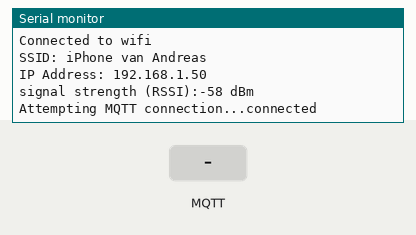
A sketch run on a simulated Arduino MKR. Shown: the last lines printed to the serial monitor. The test bench sets the inputs (shaded band). WiFi joins after 1.5 s; servers stay silent unless stated; no MQTT or app messages arrive unless stated.

Above: at 12.7 s.
12.8 s: MQTT message "1" arrives on the first subscribed topic
At 14.0 s:
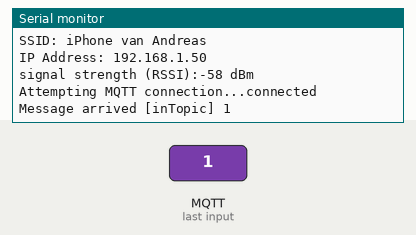
14.3 s: MQTT message "on" arrives on the first subscribed topic
At 15.2 s:
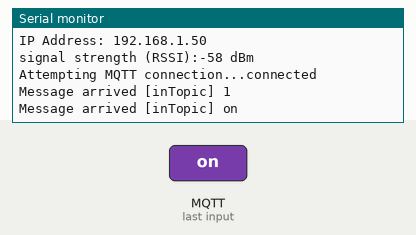
15.8 s: MQTT message "off" arrives on the first subscribed topic
At 16.3 s:
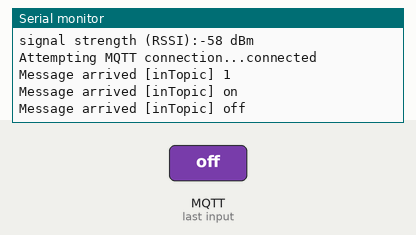

The sketch:

light_temperature_control.ino
```cpp
#include <SPI.h>
#include <WiFiNINA.h>
#include <PubSubClient.h>
///////please enter your sensitive data in the Secret tab/arduino_secrets.h
char ssid[] = "iPhone van Andreas";        // your network SSID (name)
char pass[] = "Poekkie2011";    // your network password (use for WPA, or use as key for WEP)
int keyIndex = 0;            // your network key Index number (needed only for WEP)

int status = WL_IDLE_STATUS;
// if you don't want to use DNS (and reduce your sketch size)
// use the numeric IP instead of the name for the server:
//IPAddress server(74,125,232,128);  // Als je een MQTT server wilt gebruiken zonder DNS (no DNS)
//char server[] = "broker.emqx.io";    // name address for Cloud MQTT server (using DNS)
//char server[] = "test.mosquitto.org";
//char server[] = "broker.hivemq.com";
char server[] = "public-mqtt-broker.bevywise.com";
int teller = 0;
int messageOntvangen = 0;


WiFiClient clientwifi;
PubSubClient client(clientwifi);


// MQTT Broker Details
//const char* mqttServer = "YOUR_MQTT_SERVER"; // Bijv. "broker.hivemq.com"
//const int mqttPort = 1883;                   // Standaard MQTT poort
//const char* mqttUser = "";                  // Indien nodig
//const char* mqttPassword = "";              // Indien nodig
//const char* mqttClientId = "ArduinoClient";

// Sensor Pins
const int TMP36_PIN = A0;
const int LDR_PIN = A1;

// Actuator Pins
const int MOTOR_ENABLE_PIN = D2;
const int MOTOR_IN1_PIN = D3;
const int MOTOR_IN2_PIN = D4;
const int RGB_RED_PIN = D9;
const int RGB_GREEN_PIN = D10;
const int RGB_BLUE_PIN = D11;


void callback(char* topic, byte* payload, unsigned int length) {
  Serial.print("Message arrived [");
  Serial.print(topic);
  Serial.print("] ");
  for (int i=0;i<length;i++) {
    Serial.print((char)payload[i]);
  }
  Serial.println();
  messageOntvangen++;
}


void reconnect() {
  // Loop until we're reconnected
  while (!client.connected()) {
    Serial.print("Attempting MQTT connection...");
    // Attempt to connect
    if (client.connect("arduinoClient-avl")) {
      Serial.println("connected");
      // Once connected, publish an announcement...
      client.publish("outTopic25","Maarten");

      // ... and resubscribe
      // neem inTopic als topic
      client.subscribe("inTopic");
    } else {
      Serial.print("failed, rc=");
      Serial.print(client.state());
      Serial.println(" try again in 5 seconds");
      // Wait 5 seconds before retrying
      delay(5000);
    }
  }
}

void setup() {
  //Initialize serial and wait for port to open:
  Serial.begin(9600);
  while (!Serial) {
    ; // wait for serial port to connect. Needed for native USB port only
  }

  // check for the presence of the shield:
  if (WiFi.status() == WL_NO_SHIELD) {
    Serial.println("WiFi shield not present");
    // don't continue:
    while (true);
  }

  // attempt to connect to WiFi network:
  while (status != WL_CONNECTED) {
    Serial.print("Attempting to connect to SSID: ");
    Serial.println(ssid);
    // Connect to WPA/WPA2 network. Change this line if using open or WEP network:
    status = WiFi.begin(ssid, pass);

    // wait 10 seconds for connection:
    delay(10000);
  }
  Serial.println("Connected to wifi");
  printWiFiStatus();


  client.setServer(server, 1883);
  client.setCallback(callback);

}

void loop()
{
  if (!client.connected()) {
    reconnect();
  }
  client.loop();
  if(messageOntvangen != 0){
    //Publisht een teller die bijhoudt hoeveel keer een message is ontvangen
    teller++;
    char snum[5];
    itoa(teller, snum, 10);
    client.publish("KDGteller",snum);
    messageOntvangen = 0;
  }
}

void printWiFiStatus() {
  // print the SSID of the network you're attached to:
  Serial.print("SSID: ");
  Serial.println(WiFi.SSID());

  // print your WiFi shield's IP address:
  IPAddress ip = WiFi.localIP();
  Serial.print("IP Address: ");
  Serial.println(ip);

  // print the received signal strength:
  long rssi = WiFi.RSSI();
  Serial.print("signal strength (RSSI):");
  Serial.print(rssi);
  Serial.println(" dBm");
}

/*
// Functie prototypes
void connectToWiFi();
void connectToMQTT();
void publishSensorData();
void setMotorSpeed(int speed);
void setRgbColor(int red, int green, int blue);
float readTemperature();
float readLightLevel();

void setup() {
  Serial.begin(115200);
  connectToWiFi();
  connectToMQTT();

  // Actuator pinnen instellen
  pinMode(MOTOR_ENABLE_PIN, OUTPUT);
  pinMode(MOTOR_IN1_PIN, OUTPUT);
  pinMode(MOTOR_IN2_PIN, OUTPUT);
  pinMode(RGB_RED_PIN, OUTPUT);
  pinMode(RGB_GREEN_PIN, OUTPUT);
  pinMode(RGB_BLUE_PIN, OUTPUT);
}

void loop() {
  if (mqttClient.connected()) {
    mqttClient.loop();
    publishSensorData();
    // Ontvangen berichten verwerken (voor besturing vanaf webapp)
  } else {
    connectToMQTT();
  }
  delay(1000); // Aanpassen naar behoefte
}

void connectToWiFi() {
  Serial.print("Connecting to WiFi...");
  WiFi.begin(ssid, password);
  while (WiFi.status() != WL_CONNECTED) {
    delay(500);
    Serial.print(".");
  }
  Serial.println("\nConnected to WiFi");
  Serial.print("IP address: ");
  Serial.println(WiFi.localIP());
}

void connectToMQTT() {
  mqttClient.setServer(mqttServer, mqttPort);
  mqttClient.setCallback(mqttCallback); // Callback functie voor inkomende berichten

  Serial.print("Connecting to MQTT...");
  while (!mqttClient.connect(mqttClientId, mqttUser, mqttPassword)) { //Gebruikersnaam en wachtwoord indien nodig
    delay(500);
    Serial.print(".");
  }
  Serial.println("\nConnected to MQTT");
  // Abonneer op topics voor actuatorbesturing
  mqttClient.subscribe("kweekkast/ventilator/set");
  mqttClient.subscribe("kweekkast/rgb/set");
}

void mqttCallback(char* topic, byte* payload, unsigned int length) {
  Serial.print("Message arrived [");
  Serial.print(topic);
  Serial.print("] ");
  for (int i = 0; i < length; i++) {
    Serial.print((char)payload[i]);
  }
  Serial.println();

  // Berichten verwerken voor ventilator
  if (strcmp(topic, "kweekkast/ventilator/set") == 0) {
    if (strncmp((char*)payload, "ON", length) == 0) {
      setMotorSpeed(255); // Volle snelheid
      Serial.println("Ventilator AAN");
    } else if (strncmp((char*)payload, "OFF", length) == 0) {
      setMotorSpeed(0);
      Serial.println("Ventilator UIT");
    }
  }

  // Berichten verwerken voor RGB LED
    if (strcmp(topic, "kweekkast/rgb/set") == 0) {
        // Verwacht payload formaat: "R,G,B" (bijv. "255,0,0")
        char r_str[4], g_str[4], b_str[4];
        int r, g, b;
        sscanf((char*)payload, "%[^,],%[^,],%s", r_str, g_str, b_str); // Parseer de string
        r = atoi(r_str);
        g = atoi(g_str);
        b = atoi(b_str);
        setRgbColor(r, g, b);
        Serial.printf("RGB LED: R=%d, G=%d, B=%d\n", r, g, b);
    }
}

void publishSensorData() {
  float temp = readTemperature();
  float lightLevel = readLightLevel();

  // Temperatuur publiceren
  char tempString[10];
  dtostrf(temp, 2, 2, tempString); // 2 decimalen, float naar string
  mqttClient.publish("kweekkast/temperatuur", tempString);
  Serial.print("Temperature: ");
  Serial.println(tempString);

  // Lichtniveau publiceren
  char lightString[10];
  dtostrf(lightLevel, 2, 2, lightString);
  mqttClient.publish("kweekkast/licht", lightString);
  Serial.print("Light Level: ");
  Serial.println(lightString);
}

float readTemperature() {
  int sensorValue = analogRead(TMP36_PIN);
  float voltage = sensorValue * (3.3 / 1023.0);
  float temperatureC = (voltage - 0.5) * 100;
  return temperatureC;
}

float readLightLevel() {
  int sensorValue = analogRead(LDR_PIN);
  // Omgekeerde waarde omdat lagere analoge waarde meer licht betekent
  float lightLevel = 1023.0 - sensorValue;
  return lightLevel;
}

void setMotorSpeed(int speed) {
  if (speed > 0) {
    digitalWrite(MOTOR_IN1_PIN, HIGH);
    digitalWrite(MOTOR_IN2_PIN, LOW);
    analogWrite(MOTOR_ENABLE_PIN, speed); // PWM voor snelheid
  } else {
    digitalWrite(MOTOR_ENABLE_PIN, LOW);
  }
}

void setRgbColor(int red, int green, int blue) {
  analogWrite(RGB_RED_PIN, red);
  analogWrite(RGB_GREEN_PIN, green);
  analogWrite(RGB_BLUE_PIN, blue);
}

*/
```

Measured:
- after the input at 12.8 s, the serial monitor: prints a new line at once (image 1)
- after the input at 14.3 s, the serial monitor: prints a new line at once (image 2)
- after the input at 15.8 s, the serial monitor: prints a new line at once (image 3)
